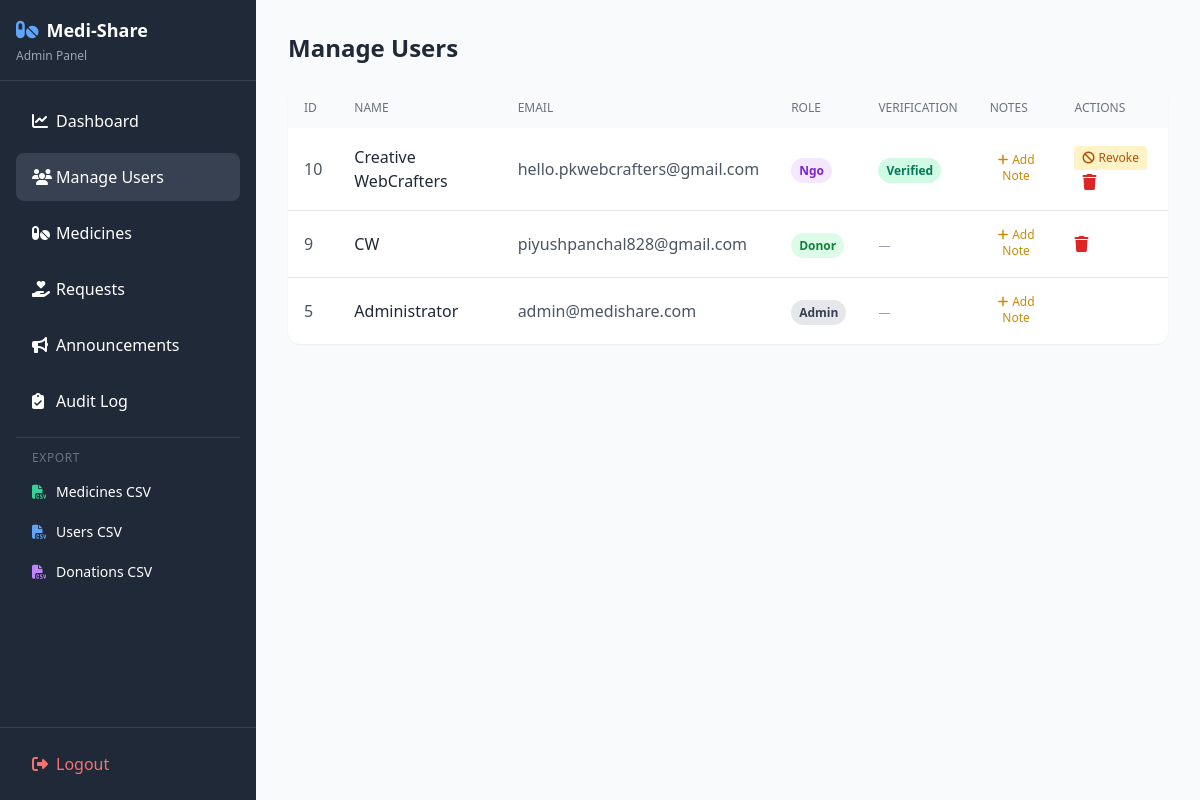
The page /admin/admin_users.php (signed in) on the database its author committed.
### tables this page shows
CREATE TABLE `users` (
  `user_id` int(11) NOT NULL,
  `full_name` varchar(100) NOT NULL,
  `email` varchar(100) NOT NULL,
  `password` varchar(255) NOT NULL,
  `role` enum('donor','ngo','admin') DEFAULT 'donor',
  `contact_number` varchar(15) NOT NULL,
  `phone` varchar(20) DEFAULT NULL,
  `address` text NOT NULL,
  `is_verified` tinyint(4) NOT NULL DEFAULT 0,
  `created_at` timestamp NOT NULL DEFAULT current_timestamp()
);

### admin/admin_users.php (the view, shortened to what this page needs)
<?php
require_once '../db.php';
require_once '../helpers.php';
$per_page = 20;
$total_users = (int)$pdo->query("SELECT COUNT(*) as cnt FROM users")->fetch()['cnt'];
$total_pages = max(1, ceil($total_users / $per_page));
$current_pg = max(1, min((int)($_GET['page'] ?? 1), $total_pages));
$offset = ($current_pg - 1) * $per_page;
$users = $pdo->query("SELECT user_id, full_name, email, role, is_verified, created_at FROM users ORDER BY created_at DESC LIMIT $per_page OFFSET $offset")->fetchAll();
?>
<!DOCTYPE html>
<html lang="en">
<head>
    <script src="https://cdn.tailwindcss.com"></script>
    <link rel="stylesheet" href="https://cdnjs.cloudflare.com/ajax/libs/font-awesome/6.4.0/css/all.min.css">
</head>
<body class="bg-gray-50">
    <?php include 'admin_sidebar.php'; ?>
        <main class="flex-1 min-h-screen p-4 md:p-8">
            <h1 class="text-2xl font-bold text-gray-800 mb-6">Manage Users</h1>
            <div class="hidden md:block bg-white rounded-xl shadow-sm overflow-hidden">
                <table class="w-full">
                    <thead class="bg-gray-50"><tr>
                        <th class="px-4 py-3 text-left text-xs font-medium text-gray-500 uppercase">ID</th>
                        <th class="px-4 py-3 text-left text-xs font-medium text-gray-500 uppercase">Name</th>
                        <th class="px-4 py-3 text-left text-xs font-medium text-gray-500 uppercase">Email</th>
                        <th class="px-4 py-3 text-left text-xs font-medium text-gray-500 uppercase">Role</th>
                        <th class="px-4 py-3 text-left text-xs font-medium text-gray-500 uppercase">Verification</th>
                        <th class="px-4 py-3 text-left text-xs font-medium text-gray-500 uppercase">Notes</th>
                        <th class="px-4 py-3 text-left text-xs font-medium text-gray-500 uppercase">Actions</th>
                    </tr></thead>
                    <tbody class="divide-y divide-gray-200">
                        <?php if (count($users) > 0): ?>
                            <?php foreach ($users as $u): ?>
                                <tr class="hover:bg-gray-50">
                                    <td class="px-4 py-4 text-gray-600"><?php echo (int)$u['user_id']; ?></td>
                                    <td class="px-4 py-4 text-gray-800 font-medium"><?php echo sanitize_output($u['full_name']); ?></td>
                                    <td class="px-4 py-4 text-gray-600"><?php echo sanitize_output($u['email']); ?></td>
                                    <td class="px-4 py-4"><?php echo render_status_badge($u['role']); ?></td>
                                    <td class="px-4 py-4">
                                        <?php if ($u['role'] === 'ngo'): ?>
                                            <?php echo render_status_badge($u['is_verified'] ? 'verified' : 'unverified'); ?>
                                        <?php else: ?>
                                            <span class="text-gray-400 text-xs">—</span>
                                        <?php endif; ?>
                                    </td>
                                    <td class="px-4 py-4">
                                        <button onclick="openNoteModal(<?php echo (int)$u['user_id']; ?>, '<?php echo addslashes($u['full_name']); ?>')" class="text-yellow-600 hover:text-yellow-800 text-xs"><i class="fa-solid fa-plus mr-1"></i>Add Note</button>
                                    </td>
                                    <td class="px-4 py-4 space-x-2">
                                        <?php if ($u['role'] === 'ngo'): ?>
                                            <?php if ($u['is_verified']): ?>
                                                <form method="POST" class="inline"><button type="submit" class="px-2 py-1 bg-amber-100 text-amber-700 text-xs rounded hover:bg-amber-200" onclick="return confirm('Revoke verification?')"><i class="fa-solid fa-ban mr-1"></i>Revoke</button></form>
                                            <?php endif; ?>
                                        <?php endif; ?>
                                        <?php if ($u['role'] !== 'admin'): ?>
                                            <form method="POST" class="inline"><button type="submit" class="text-red-600 hover:text-red-800" onclick="return confirm('Delete user?')"><i class="fa-solid fa-trash"></i></button></form>
                                        <?php endif; ?>
                                    </td>
                                </tr>
                            <?php endforeach; ?>
                        <?php else: ?><tr><td colspan="6" class="px-4 py-8 text-center text-gray-500">No users.</td></tr>
                        <?php endif; ?>
                    </tbody>
                </table>
            </div>
        </main>
    </div>
</body>
</html>

### helpers.php (shortened to what this page needs)
<?php
function sanitize_output($data) {
    return htmlspecialchars((string)$data, ENT_QUOTES, 'UTF-8');
}
    if (!empty($success)): ?>
    <?php endif;
function render_status_badge($status) {
    $status_lower = strtolower(trim($status));
    $colors = [
        'available'  => 'bg-emerald-100 text-emerald-700',
        'requested'  => 'bg-blue-100 text-blue-700',
        'donated'    => 'bg-gray-200 text-gray-600',
        'pending'    => 'bg-amber-100 text-amber-700',
        'approved'   => 'bg-emerald-100 text-emerald-700',
        'rejected'   => 'bg-red-100 text-red-700',
        'verified'   => 'bg-emerald-100 text-emerald-700',
        'unverified' => 'bg-amber-100 text-amber-700',
        'donor'      => 'bg-green-100 text-green-700',
        'ngo'        => 'bg-purple-100 text-purple-700',
        'admin'      => 'bg-gray-200 text-gray-700',
        'open'       => 'bg-blue-100 text-blue-700',
        'fulfilled'  => 'bg-emerald-100 text-emerald-700',
        'withdrawn'  => 'bg-gray-200 text-gray-500',
    ];
    $class = $colors[$status_lower] ?? 'bg-gray-100 text-gray-600';
    $label = ucfirst(str_replace('_', ' ', $status_lower));
    return '<span class="px-2 py-1 ' . $class . ' text-xs font-semibold rounded-full">' . sanitize_output($label) . '</span>';
}
    ?>

### rows shown on the page
users: user_id "10", full_name "Creative WebCrafters", email "hello.pkwebcrafters@gmail.com", role "Ngo Verified"
users: user_id "9", full_name "CW", email "piyushpanchal828@gmail.com", role "Donor"
users: user_id "5", full_name "Administrator", email "admin@medishare.com", role "Admin"
